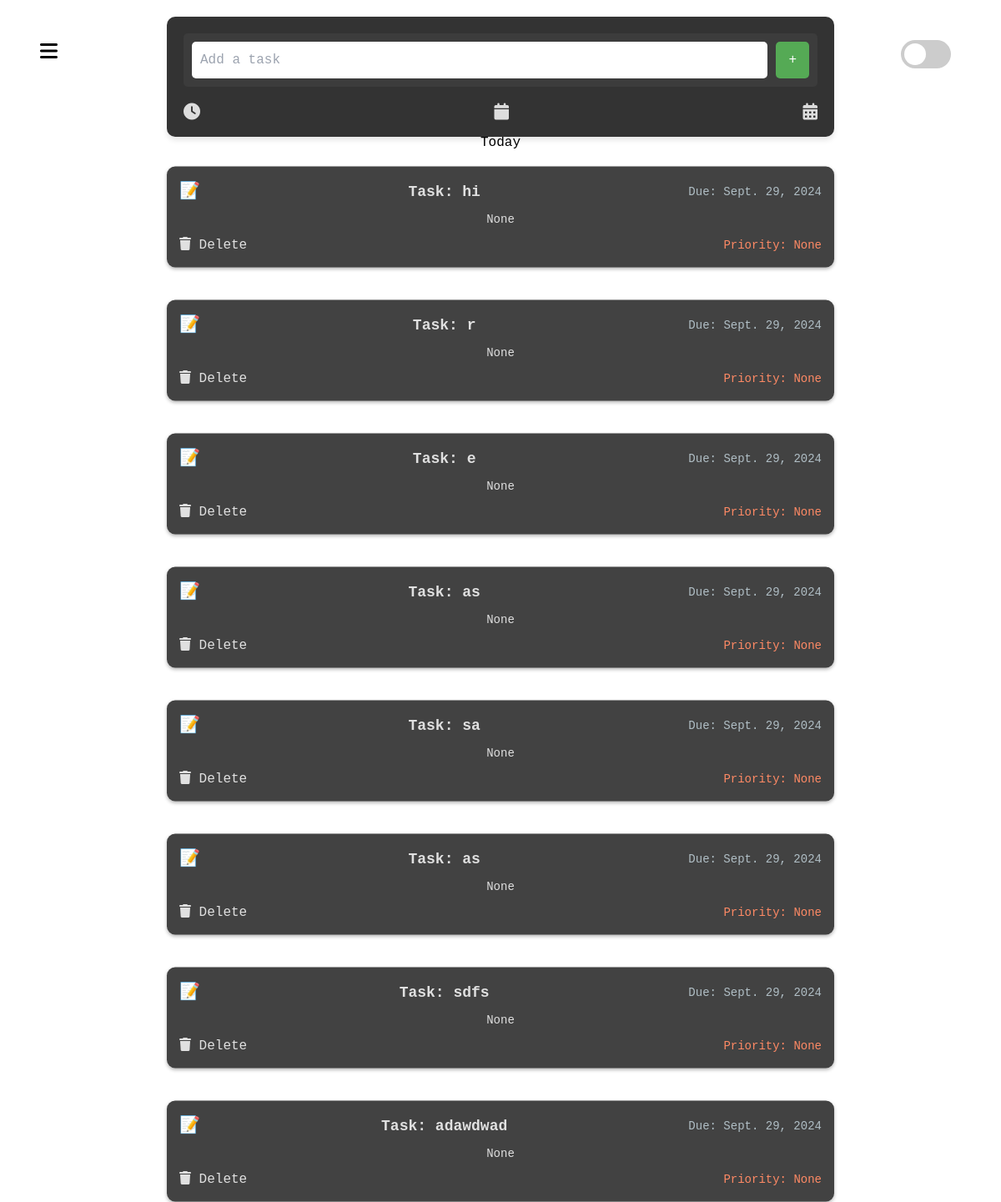
The app's page /, older data.
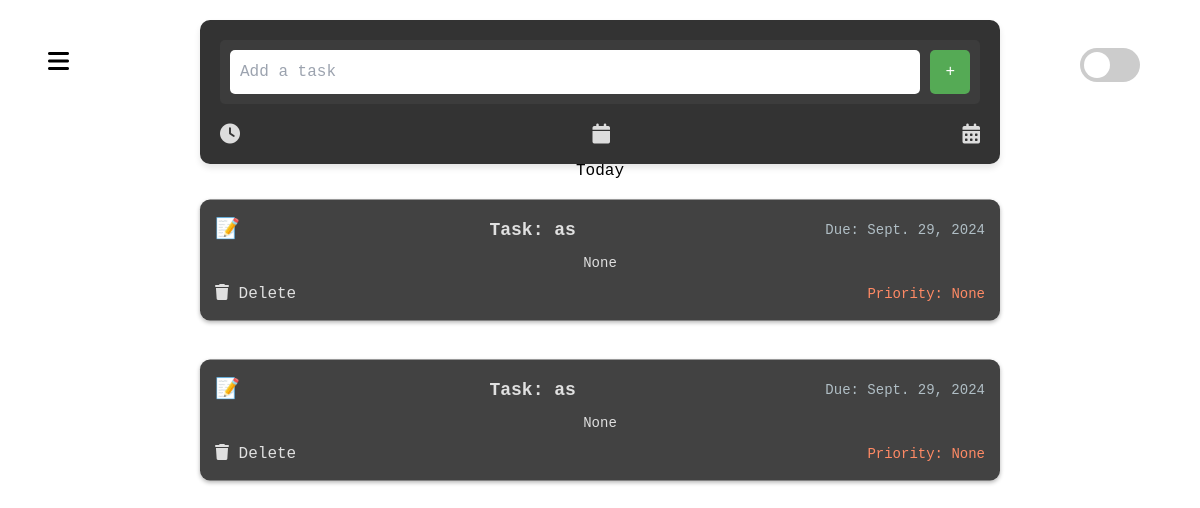
The same page, newer data.
### todolist/models.py (models this page shows, shortened)
class Tasks(models.Model):
    PRIORITY = [
        ('low', 'Low'),
        ('medium', 'Medium'),
        ('high', 'High'),
    ]
    title = models.CharField(max_length=225)
    description = models.TextField(blank=True, null=True)
    due_date = models.DateField(blank=True, null=True)
    due_time = models.TimeField(blank=True, null=True)
    starred = models.BooleanField(default=False)
    priority = models.CharField(max_length=10, choices=PRIORITY, default="medium", null=True)
    notes = models.TextField(blank=True, null=True)
    completed = models.BooleanField(default=False)
    overdue = models.BooleanField(default=False)
    category = models.CharField(max_length=255, blank=True, null=True)
    recurrence = models.CharField(max_length=255, blank=True, null=True)

### todolist/views.py (the view)
# urls.py: path('', views.Today.as_view(), name="today"),
class Today(View):
    def get(self, request):
        tasks = Tasks.objects.filter(due_date__isnull=False).order_by('due_date')
        tasks_with_positions = []
        for index, task in enumerate(tasks):
            position = index * 160  # Adjust this value as needed
            tasks_with_positions.append({
                'task': task,
                'position': position,
            })
        return render(request, "todolist/today.html", {'tasks': tasks_with_positions})

### todolist/templates/todolist/today.html (shortened to what this page needs)
{% extends 'todolist/base.html' %}
{% block tasks %}
    <h1 class="header-container">Today</h1>
{% include 'todolist/components/main/task.html' %}
{% endblock tasks %}

### todolist/templates/todolist/base.html (shortened to what this page needs)
{% extends 'shared/layout.html' %}
{% load static %}
{% block body %}
    <div class="items-container">
        {% include 'todolist/addtask.html' %}
    </div>
    {% block tasks %}
    {% endblock tasks %}
{% endblock body %}

### templates/shared/layout.html (shortened to what this page needs)
{% load static %}
<!DOCTYPE html>
<html lang="en">
    <head>
        <link href="https://stackpath.bootstrapcdn.com/bootstrap/4.5.2/css/bootstrap.min.css" rel="stylesheet">
        <link rel="stylesheet" href="https://cdnjs.cloudflare.com/ajax/libs/font-awesome/6.0.0-beta3/css/all.min.css">
        <link rel="stylesheet" href="{% static 'shared/css/tailwindstyles.css' %}">
        <link rel="stylesheet" href="{% static 'shared/css/nav.css' %}">
        <link rel="stylesheet" href="{% static 'shared/css/styles.css' %}">
    </head>
<body class="font-mono MoNo">
    <div class="hamburger-icon fixed z-10 top-12 left-12 text-black text-2xl">
        <label for="openmenu" id="hamburger-label" class="cursor-pointer">
            <i class="fas fa-bars"></i>
        </label>
    </div>
    {% block body %}
    {% endblock body %}
    {% include "shared/switch.html" %}
</body>
</html>

### todolist/templates/todolist/addtask.html (shortened to what this page needs)
{% load static %}
<!DOCTYPE html>
<html lang="en">
<head>
    <link rel="stylesheet" href="https://cdnjs.cloudflare.com/ajax/libs/font-awesome/6.0.0-beta3/css/all.min.css">
    <link rel="stylesheet" href="{% static 'todolist/main/css/addtask.css' %}">
</head>
<body>
    <div class="task-container">
        <form method="POST" action="{% url 'todolist:create_task' %}">
            <div class="input-container">
                <input type="text" name="title" id="task" placeholder="Add a task" required>
                <button id="add-task-btn" type="submit">+</button>
            </div>
            <div class="task-input">
                <i class="fas fa-clock icon" id="toggle-time"></i>
                <i class="fas fa-calendar icon" id="toggle-calendar"></i>
                <i class="fas fa-calendar-alt icon" id="toggle-text"></i>
            </div>
        </form>
    </div>
        {% include 'todolist/components/expandables/list-date.html' %}
        {% include 'todolist/components/expandables/list-text.html' %}
        {% include 'todolist/components/expandables/list-time.html' %}
</body>
</html>

### todolist/templates/todolist/components/expandables/list-date.html (shortened to what this page needs)
{% load static %}
<!DOCTYPE html>
<html lang="en">
<head>
    <link rel="stylesheet" href="{% static 'todolist/main/css/datestyles.css' %}">
</head>
<body>
</body>
</html>

### todolist/templates/todolist/components/expandables/list-text.html (shortened to what this page needs)
{% load static %}
<!DOCTYPE html>
<html lang="en">
<head>
    <link rel="stylesheet" href="{% static 'todolist/main/css/textstyles.css' %}">
</head>
<body>
</body>
</html>

### todolist/templates/todolist/components/expandables/list-time.html (shortened to what this page needs)
{% load static %}
<!DOCTYPE html>
<html lang="en">
<head>
    <link rel="stylesheet" href="{% static 'todolist/main/css/timestyles.css' %}">
</head>
<body>
</body>
</html>

### todolist/templates/todolist/components/main/task.html (shortened to what this page needs)
{% load static %}
<!DOCTYPE html>
<html lang="en">
<head>
    <link rel="stylesheet" href="{% static 'todolist/main/css/task.css' %}">
</head>
<body>
    <div class="list2-body">
        {% for item in tasks %}
            <div class="list2-view" style="top: {{ item.position }}px;">
                <div class="task-header">
                    <span class="icon">📝</span>
                    <span class="title">Task: {{ item.task.title }}</span>
                    <span class="date">Due: {{ item.task.due_date }}</span>
                </div>
                <div class="task-content">
                    <span class="subtitle">{{ item.task.description }}</span>
                </div>
                <div class="task-footer">
                    <form action="{% url 'todolist:delete_task' item.task.title|slugify %}" method="post" style="display: inline;">
                        <button type="submit" class="delete-button">
                            <i class="fas fa-trash"></i> Delete
                        </button>
                    </form>
                    <span class="priority">Priority: {{ item.task.priority|title }}</span>
                </div>
            </div>
        {% endfor %}
    </div>
</body>
</html>

### templates/shared/switch.html (shortened to what this page needs)
{% load static %}
<!DOCTYPE html>
<html lang="en">
<head>
    <link rel="stylesheet" href="{% static 'shared/css/tailwindstyles.css' %}">
    <link rel="stylesheet" href="{% static 'shared/css/switch.css' %}">
</head>
<body class="min-h-screen flex items-center justify-center bg-gray-100">
    <div class="switch-container p-4">
        <label class="switch">
            <span class="slider round"></span>
        </label>
    </div>
</body>
</html>

### static/shared/css/nav.css (style rules this page uses)
body { background-color: white; margin: 0; padding: 0; overflow: hidden; }
.hamburger-icon { position: fixed; z-index: 11; top: 3vh; left: 3vw; font-size: 2em; color: black; padding-bottom: 2vh; cursor: pointer; transition: color 0.3s ease-in-out; min-width: 50px; min-height: 50px; }
.hamburger-icon i { transition: transform 0.5s, color 0.5s; }
#openmenu:not(:checked) ~ .hamburger-icon i:before { content: "\f0c9"; font-family: "Font Awesome 5 Free"; font-weight: 900; }

### static/shared/css/styles.css (style rules this page uses)
body { overflow-y: auto; position: relative; }
.MoNo { z-index: -9999; }

### todolist/static/todolist/main/css/addtask.css (style rules this page uses)
body { font-family: Arial, sans-serif; background-color: white; color: white; display: flex; justify-content: center; align-items: flex-start; height: 100vh; margin: 0; padding-top: 20px; z-index: 0; }
.task-container { background-color: #333; padding: 20px; border-radius: 10px; width: 100%; max-width: 800px; height: auto; box-shadow: 0 4px 6px rgba(0, 0, 0, 0.1); text-align: center; }
.items-container { text-align: center !important; max-height: 20vh; }
.input-container { display: flex; align-items: center; background-color: #3c3c3c; padding: 10px; border-radius: 5px; margin-bottom: 20px; }
#task { flex: 1; padding: 10px; border: none; border-radius: 5px; background-color: white; color: black; margin-right: 10px; }
#add-task-btn { background-color: #5A5; color: white; border: none; border-radius: 5px; padding: 10px 15px; cursor: pointer; flex-shrink: 0; }
.task-input { display: flex; justify-content: space-between; margin-top: 20px; }
.icon { color: #ddd; font-size: 20px; }
.header-container { position: absolute; color: black; top: 19%; left: 50%; transform: translateX(-50%); margin-top: 10px; z-index: -1; }
h1 { font-size: 1.8rem; }

### todolist/static/todolist/main/css/task.css (style rules this page uses)
.list2-body { position: absolute; height: 100vh; z-index: -1; }
.list2-view { position: absolute; background-color: #424242; color: #e0e0e0; padding: 15px; border-radius: 10px; width: 90vw; max-width: 800px; box-shadow: 0 2px 4px rgba(0, 0, 0, 0.3); text-align: center; display: flex; flex-direction: column; gap: 8px; top: 30vh; left: 50%; transform: translate(-50%, -50%); margin-top: 30vh; }
.task-header { display: flex; align-items: center; justify-content: space-between; }
.icon { font-size: 20px; }
.title { font-weight: bold; font-size: 18px; }
.date { font-size: 14px; color: #b0bec5; }
.task-content { font-size: 14px; }
.task-footer { display: flex; align-items: center; justify-content: space-between; }
.priority { font-size: 14px; color: #ff8a65; }

### static/shared/css/switch.css (style rules this page uses)
.switch-container { position: absolute; top: 3vh; right: 3vw; display: flex; align-items: center; justify-content: center; }
.switch { position: relative; display: inline-block; width: 60px; height: 34px; }
.slider { position: absolute; cursor: pointer; top: 0; left: 0; right: 0; bottom: 0; background-color: #ccc; transition: .4s; border-radius: 34px; }
.slider:before { position: absolute; content: ""; height: 26px; width: 26px; left: 4px; bottom: 4px; background-color: white; transition: .4s; border-radius: 50%; }
.slider.round { border-radius: 34px; }
.slider.round:before { border-radius: 50%; }

Row changes from the older to the newer data that the page shows:
removed Tasks: task "hi", task.due_date "Sept. 29, 2024", task.description "None", task.priority "None"
removed Tasks: task "r", task.due_date "Sept. 29, 2024", task.description "None", task.priority "None"
removed Tasks: task "e", task.due_date "Sept. 29, 2024", task.description "None", task.priority "None"
removed Tasks: task "sa", task.due_date "Sept. 29, 2024", task.description "None", task.priority "None"
removed Tasks: task "sdfs", task.due_date "Sept. 29, 2024", task.description "None", task.priority "None"
removed Tasks: task "adawdwad", task.due_date "Sept. 29, 2024", task.description "None", task.priority "None"
